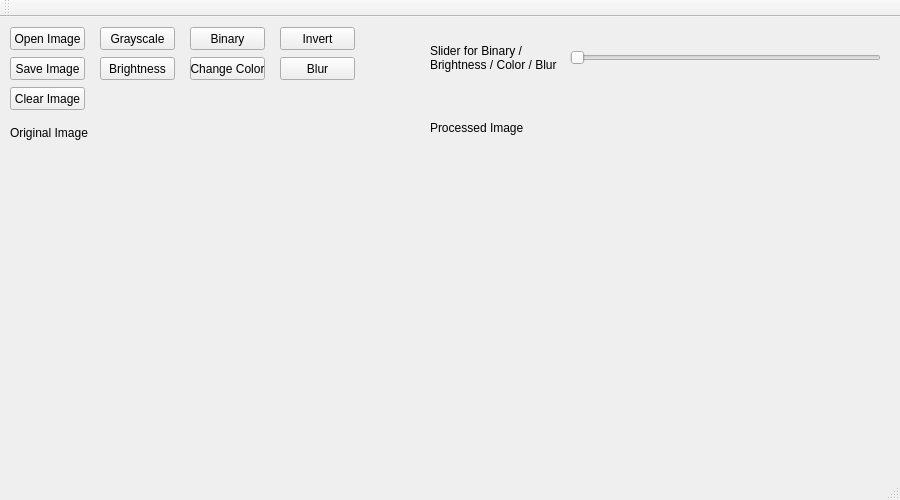
<?xml version="1.0" encoding="UTF-8"?>
<ui version="4.0">
 <class>MainWindow</class>
 <widget class="QMainWindow" name="MainWindow">
  <property name="geometry">
   <rect>
    <x>0</x>
    <y>0</y>
    <width>900</width>
    <height>500</height>
   </rect>
  </property>
  <property name="windowTitle">
   <string>MainWindow</string>
  </property>
  <widget class="QWidget" name="centralWidget">
   <widget class="QLabel" name="label_img_original">
    <property name="geometry">
     <rect>
      <x>10</x>
      <y>140</y>
      <width>400</width>
      <height>300</height>
     </rect>
    </property>
    <property name="text">
     <string/>
    </property>
   </widget>
   <widget class="QPushButton" name="pushButton_open">
    <property name="geometry">
     <rect>
      <x>10</x>
      <y>10</y>
      <width>75</width>
      <height>23</height>
     </rect>
    </property>
    <property name="text">
     <string>Open Image</string>
    </property>
   </widget>
   <widget class="QLabel" name="label_original">
    <property name="geometry">
     <rect>
      <x>10</x>
      <y>100</y>
      <width>91</width>
      <height>31</height>
     </rect>
    </property>
    <property name="text">
     <string>Original Image</string>
    </property>
   </widget>
   <widget class="QLabel" name="label_img_processed">
    <property name="geometry">
     <rect>
      <x>430</x>
      <y>140</y>
      <width>400</width>
      <height>300</height>
     </rect>
    </property>
    <property name="text">
     <string/>
    </property>
   </widget>
   <widget class="QLabel" name="label_processed">
    <property name="geometry">
     <rect>
      <x>430</x>
      <y>90</y>
      <width>101</width>
      <height>41</height>
     </rect>
    </property>
    <property name="text">
     <string>Processed Image</string>
    </property>
   </widget>
   <widget class="QPushButton" name="pushButton_gray">
    <property name="geometry">
     <rect>
      <x>100</x>
      <y>10</y>
      <width>75</width>
      <height>23</height>
     </rect>
    </property>
    <property name="text">
     <string>Grayscale</string>
    </property>
    <property name="checkable">
     <bool>false</bool>
    </property>
   </widget>
   <widget class="QPushButton" name="pushButton_Binary">
    <property name="geometry">
     <rect>
      <x>190</x>
      <y>10</y>
      <width>75</width>
      <height>23</height>
     </rect>
    </property>
    <property name="text">
     <string>Binary</string>
    </property>
    <property name="checkable">
     <bool>false</bool>
    </property>
   </widget>
   <widget class="QSlider" name="horizontalSlider">
    <property name="geometry">
     <rect>
      <x>570</x>
      <y>30</y>
      <width>311</width>
      <height>22</height>
     </rect>
    </property>
    <property name="maximum">
     <number>255</number>
    </property>
    <property name="orientation">
     <enum>Qt::Horizontal</enum>
    </property>
   </widget>
   <widget class="QLabel" name="label_slider">
    <property name="geometry">
     <rect>
      <x>430</x>
      <y>20</y>
      <width>131</width>
      <height>41</height>
     </rect>
    </property>
    <property name="text">
     <string>Slider for Binary / Brightness / Color / Blur</string>
    </property>
    <property name="wordWrap">
     <bool>true</bool>
    </property>
   </widget>
   <widget class="QPushButton" name="pushButton_Clear">
    <property name="geometry">
     <rect>
      <x>10</x>
      <y>70</y>
      <width>75</width>
      <height>23</height>
     </rect>
    </property>
    <property name="text">
     <string>Clear Image</string>
    </property>
   </widget>
   <widget class="QPushButton" name="pushButton_Brightness">
    <property name="geometry">
     <rect>
      <x>100</x>
      <y>40</y>
      <width>75</width>
      <height>23</height>
     </rect>
    </property>
    <property name="text">
     <string>Brightness</string>
    </property>
    <property name="checkable">
     <bool>false</bool>
    </property>
   </widget>
   <widget class="QPushButton" name="pushButton_Color">
    <property name="geometry">
     <rect>
      <x>190</x>
      <y>40</y>
      <width>75</width>
      <height>23</height>
     </rect>
    </property>
    <property name="text">
     <string>Change Color</string>
    </property>
    <property name="checkable">
     <bool>false</bool>
    </property>
   </widget>
   <widget class="QPushButton" name="pushButton_Blur">
    <property name="geometry">
     <rect>
      <x>280</x>
      <y>40</y>
      <width>75</width>
      <height>23</height>
     </rect>
    </property>
    <property name="text">
     <string>Blur</string>
    </property>
    <property name="checkable">
     <bool>false</bool>
    </property>
   </widget>
   <widget class="QPushButton" name="pushButton_Save">
    <property name="geometry">
     <rect>
      <x>10</x>
      <y>40</y>
      <width>75</width>
      <height>23</height>
     </rect>
    </property>
    <property name="text">
     <string>Save Image</string>
    </property>
    <property name="checkable">
     <bool>false</bool>
    </property>
   </widget>
   <widget class="QPushButton" name="pushButton_Invert">
    <property name="geometry">
     <rect>
      <x>280</x>
      <y>10</y>
      <width>75</width>
      <height>23</height>
     </rect>
    </property>
    <property name="text">
     <string>Invert</string>
    </property>
   </widget>
  </widget>
  <widget class="QMenuBar" name="menuBar">
   <property name="geometry">
    <rect>
     <x>0</x>
     <y>0</y>
     <width>900</width>
     <height>21</height>
    </rect>
   </property>
  </widget>
  <widget class="QToolBar" name="mainToolBar">
   <attribute name="toolBarArea">
    <enum>TopToolBarArea</enum>
   </attribute>
   <attribute name="toolBarBreak">
    <bool>false</bool>
   </attribute>
  </widget>
  <widget class="QStatusBar" name="statusBar"/>
 </widget>
 <layoutdefault spacing="6" margin="11"/>
 <resources/>
 <connections/>
</ui>
